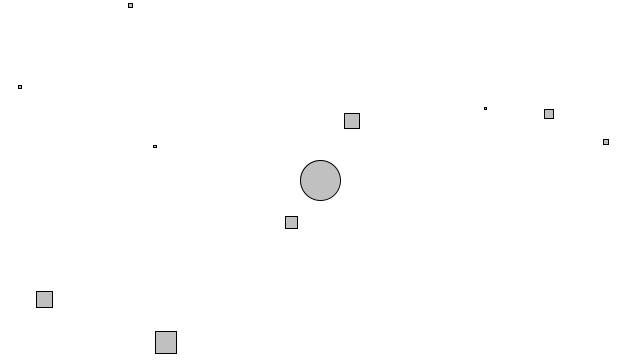
Frame 1 (no input)
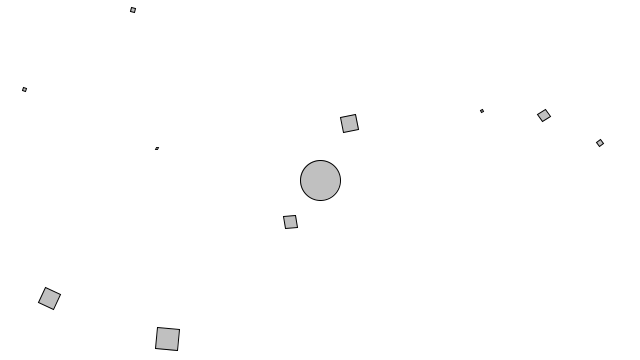
Frame 60 (the mouse pressed at the canvas centre just before this capture)
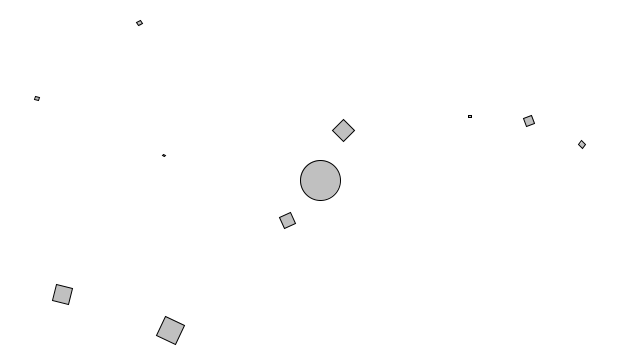
Frame 120 (the mouse held since frame 60 and released just before this capture)

The Processing sketch that drew these frames (run headless with seeded random() and noise(); from frame 60 on, the mouse is pressed at the canvas centre):

// Processing sketch: ex_3_2
// ── ex_3_2.pde
Mover[] movers = new Mover[10];
Attractor a;
Liquid liquid;

void setup() {
    size(640, 360);
    smooth();
    background(255);
    for (int i = 0; i < movers.length; i++) {
        movers[i] = new Mover(random(0.1, 2), random(width), random(height));
    }
    a = new Attractor();


}

void draw() {
    background(255);

    a.display();

    for (int i = 0; i < movers.length; i++) {
        for (int j = 0; j < movers.length; j++) {
            if (i != j) {
                PVector force = movers[j].attract(movers[i]);
                movers[i].applyForce(force);
            }
        }
        movers[i].update();
        movers[i].display();
    }

}

class Mover {
    PVector location;
    PVector velocity;
    PVector acceleration;
    float G = 0.4;
    float mass;
    float angle = 0;
    float aVelocity = 0;
    float aAcceleration = 0;

    Mover() {
        mass = random(0.2, 5);
        location = new PVector(random(0, width), random(0, width));
        velocity = new PVector(random(-2,2), random(-2,2));
        acceleration = new PVector(0, 0);
    }

    Mover(float m, float x, float y) {
        mass = m;
        location = new PVector(x, y);
        velocity = new PVector(0, 0);
        acceleration = new PVector(0, 0);
    }

    void update() {
        velocity.add(acceleration);
        location.add(velocity);

        aAcceleration = acceleration.x / 10.0;
        aVelocity += aAcceleration;
        aVelocity = constrain(aVelocity, -0.1, 0.1);
        angle += aVelocity;

        acceleration.mult(0);
    }

    void display() {
        stroke(0);
        fill(175, 200);

        rectMode(CENTER);
        pushMatrix();

        translate(location.x, location.y);
        rotate(angle);

        rect(0,0,mass*16,mass*16);
        popMatrix();
    }

    void checkEdges() {
        if (location.x > width) {
            velocity.x *= -1;
            location.x = width;
        } else if (location.x < 0) {
            velocity.x *= -1;
            location.x = 0;
        }
        if (location.y > height) {
            velocity.y *= -1;
            location.y = height;
        } else if (location.y < 0) {
            velocity.y *= -1;
            location.y = -1;
        }

    }

    void applyForce(PVector force) {
        PVector f = PVector.div(force, mass);
        acceleration.add(f);
    }

    boolean isInside(Liquid l) {
        if (location.x > l.x && location.x < l.x+l.w && location.y > l.y && location.y < l.y+l.h)
        {
            return true;
        }
        return false;
    }

    void drag(Liquid l) {
        float speed = velocity.mag();
        float dragMagnitude = l.c * speed * speed;

        PVector drag = velocity.get();
        drag.mult(-1);
        drag.normalize();

        drag.mult(dragMagnitude);

        applyForce(drag);
    }

    PVector attract(Mover m) {
        PVector force = PVector.sub(location, m.location);
        float distance = force.mag();
        distance = constrain(distance, 5.0, 25.0);
        force.normalize();
        float strength = (G * mass * m.mass) / (distance * distance);
        force.mult(strength);

        return force;
    }
}

class Liquid {
    float x, y, w, h;
    float c;

    Liquid(float x_, float y_, float w_, float h_, float c_) {
        x =  x_;
        y =  y_;
        w = w_;
        h = h_;
        c = c_;
    }

    void display() {
        noStroke();
        fill(175);
        rect(x,y,w,h);
    }
}

class Attractor {
    float mass;
    PVector location;
    float G;

    Attractor() {
        location = new PVector(width/2, height/2);
        mass = 20;
        G = 0.4;
    }

    void display() {
        stroke(0);
        fill(175, 200);
        ellipse(location.x, location.y, mass*2, mass*2);
    }

    PVector attract(Mover m) {
        PVector force = PVector.sub(location, m.location);
        float distance = force.mag();
        distance = constrain(distance, 5.0, 25.0);
        force.normalize();
        float strength = (G * mass * m.mass) / (distance * distance);
        force.mult(strength);

        return force;
    }
    
}
